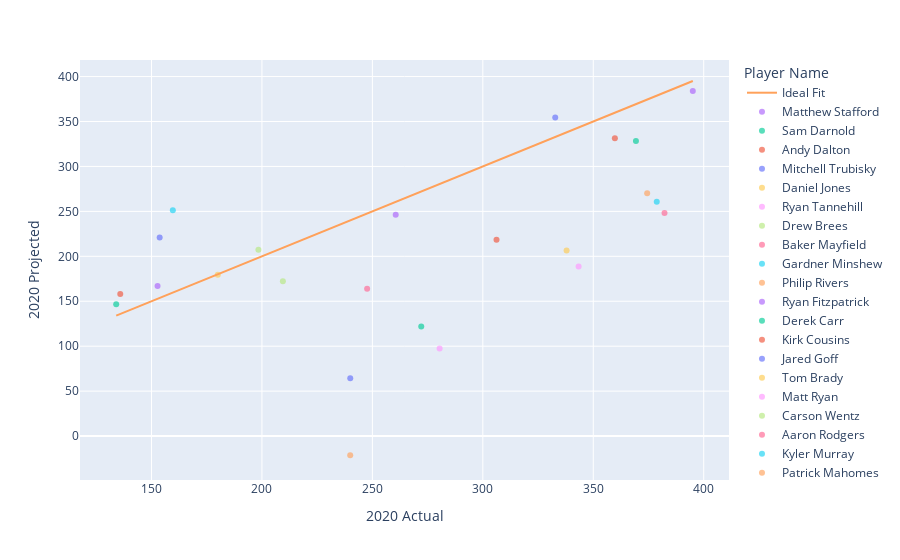

The notebook cell saved with this chart:
### Code cell
x_range = np.linspace(test_2019_2020_df["FantasyPoints"].min(), test_2019_2020_df["FantasyPoints"].max(), 100)
y_range = x_range
fig = px.scatter(x = test_2019_2020_df["FantasyPoints"], y = test_2019_2020_df["QB2020_proj"], color = test_2019_2020_df["Name"], opacity=0.65, labels = dict(x="2020 Actual", y= "2020 Projected",color = "Player Name"))
fig.add_traces(go.Scatter(x=x_range, y=y_range, name='Ideal Fit'))
fig.update_layout(legend_traceorder="reversed")
fig.show()

### Figure 1 — Plotly figure (JSON) as saved in the notebook; plotly's stock layout.template omitted (floating-point values rounded to 4 significant figures)
{"data": [{"hovertemplate": "Player Name=Lamar Jackson<br>2020 Actual=%{x}<br>2020 Projected=%{y}<extra></extra>", "legendgroup": "Lamar Jackson", "marker": {"color": "#636efa", "opacity": 0.65, "symbol": "circle"}, "mode": "markers", "name": "Lamar Jackson", "orientation": "v", "showlegend": true, "type": "scatter", "x": [332.8], "xaxis": "x", "y": [354.5], "yaxis": "y"}, {"hovertemplate": "Player Name=Russell Wilson<br>2020 Actual=%{x}<br>2020 Projected=%{y}<extra></extra>", "legendgroup": "Russell Wilson", "marker": {"color": "#EF553B", "opacity": 0.65, "symbol": "circle"}, "mode": "markers", "name": "Russell Wilson", "orientation": "v", "showlegend": true, "type": "scatter", "x": [359.8], "xaxis": "x", "y": [331.3], "yaxis": "y"}, {"hovertemplate": "Player Name=Deshaun Watson<br>2020 Actual=%{x}<br>2020 Projected=%{y}<extra></extra>", "legendgroup": "Deshaun Watson", "marker": {"color": "#00cc96", "opacity": 0.65, "symbol": "circle"}, "mode": "markers", "name": "Deshaun Watson", "orientation": "v", "showlegend": true, "type": "scatter", "x": [369.3], "xaxis": "x", "y": [328.3], "yaxis": "y"}, {"hovertemplate": "Player Name=Josh Allen<br>2020 Actual=%{x}<br>2020 Projected=%{y}<extra></extra>", "legendgroup": "Josh Allen", "marker": {"color": "#ab63fa", "opacity": 0.65, "symbol": "circle"}, "mode": "markers", "name": "Josh Allen", "orientation": "v", "showlegend": true, "type": "scatter", "x": [395.1], "xaxis": "x", "y": [383.9], "yaxis": "y"}, {"hovertemplate": "Player Name=Patrick Mahomes<br>2020 Actual=%{x}<br>2020 Projected=%{y}<extra></extra>", "legendgroup": "Patrick Mahomes", "marker": {"color": "#FFA15A", "opacity": 0.65, "symbol": "circle"}, "mode": "markers", "name": "Patrick Mahomes", "orientation": "v", "showlegend": true, "type": "scatter", "x": [374.4], "xaxis": "x", "y": [270.1], "yaxis": "y"}, {"hovertemplate": "Player Name=Kyler Murray<br>2020 Actual=%{x}<br>2020 Projected=%{y}<extra></extra>", "legendgroup": "Kyler Murray", "marker": {"color": "#19d3f3", "opacity": 0.65, "symbol": "circle"}, "mode": "markers", "name": "Kyler Murray", "orientation": "v", "showlegend": true, "type": "scatter", "x": [378.7], "xaxis": "x", "y": [260.8], "yaxis": "y"}, {"hovertemplate": "Player Name=Aaron Rodgers<br>2020 Actual=%{x}<br>2020 Projected=%{y}<extra></extra>", "legendgroup": "Aaron Rodgers", "marker": {"color": "#FF6692", "opacity": 0.65, "symbol": "circle"}, "mode": "markers", "name": "Aaron Rodgers", "orientation": "v", "showlegend": true, "type": "scatter", "x": [382.3], "xaxis": "x", "y": [248.2], "yaxis": "y"}, {"hovertemplate": "Player Name=Carson Wentz<br>2020 Actual=%{x}<br>2020 Projected=%{y}<extra></extra>", "legendgroup": "Carson Wentz", "marker": {"color": "#B6E880", "opacity": 0.65, "symbol": "circle"}, "mode": "markers", "name": "Carson Wentz", "orientation": "v", "showlegend": true, "type": "scatter", "x": [198.4], "xaxis": "x", "y": [207.3], "yaxis": "y"}, {"hovertemplate": "Player Name=Matt Ryan<br>2020 Actual=%{x}<br>2020 Projected=%{y}<extra></extra>", "legendgroup": "Matt Ryan", "marker": {"color": "#FF97FF", "opacity": 0.65, "symbol": "circle"}, "mode": "markers", "name": "Matt Ryan", "orientation": "v", "showlegend": true, "type": "scatter", "x": [280.4], "xaxis": "x", "y": [97.37], "yaxis": "y"}, {"hovertemplate": "Player Name=Tom Brady<br>2020 Actual=%{x}<br>2020 Projected=%{y}<extra></extra>", "legendgroup": "Tom Brady", "marker": {"color": "#FECB52", "opacity": 0.65, "symbol": "circle"}, "mode": "markers", "name": "Tom Brady", "orientation": "v", "showlegend": true, "type": "scatter", "x": [337.9], "xaxis": "x", "y": [206.5], "yaxis": "y"}, {"hovertemplate": "Player Name=Jared Goff<br>2020 Actual=%{x}<br>2020 Projected=%{y}<extra></extra>", "legendgroup": "Jared Goff", "marker": {"color": "#636efa", "opacity": 0.65, "symbol": "circle"}, "mode": "markers", "name": "Jared Goff", "orientation": "v", "showlegend": true, "type": "scatter", "x": [240.0], "xaxis": "x", "y": [64.45], "yaxis": "y"}, {"hovertemplate": "Player Name=Kirk Cousins<br>2020 Actual=%{x}<br>2020 Projected=%{y}<extra></extra>", "legendgroup": "Kirk Cousins", "marker": {"color": "#EF553B", "opacity": 0.65, "symbol": "circle"}, "mode": "markers", "name": "Kirk Cousins", "orientation": "v", "showlegend": true, "type": "scatter", "x": [306.2], "xaxis": "x", "y": [218.3], "yaxis": "y"}, {"hovertemplate": "Player Name=Derek Carr<br>2020 Actual=%{x}<br>2020 Projected=%{y}<extra></extra>", "legendgroup": "Derek Carr", "marker": {"color": "#00cc96", "opacity": 0.65, "symbol": "circle"}, "mode": "markers", "name": "Derek Carr", "orientation": "v", "showlegend": true, "type": "scatter", "x": [272.1], "xaxis": "x", "y": [122.0], "yaxis": "y"}, {"hovertemplate": "Player Name=Ryan Fitzpatrick<br>2020 Actual=%{x}<br>2020 Projected=%{y}<extra></extra>", "legendgroup": "Ryan Fitzpatrick", "marker": {"color": "#ab63fa", "opacity": 0.65, "symbol": "circle"}, "mode": "markers", "name": "Ryan Fitzpatrick", "orientation": "v", "showlegend": true, "type": "scatter", "x": [152.7], "xaxis": "x", "y": [166.9], "yaxis": "y"}, {"hovertemplate": "Player Name=Philip Rivers<br>2020 Actual=%{x}<br>2020 Projected=%{y}<extra></extra>", "legendgroup": "Philip Rivers", "marker": {"color": "#FFA15A", "opacity": 0.65, "symbol": "circle"}, "mode": "markers", "name": "Philip Rivers", "orientation": "v", "showlegend": true, "type": "scatter", "x": [240.0], "xaxis": "x", "y": [-21.32], "yaxis": "y"}, {"hovertemplate": "Player Name=Gardner Minshew<br>2020 Actual=%{x}<br>2020 Projected=%{y}<extra></extra>", "legendgroup": "Gardner Minshew", "marker": {"color": "#19d3f3", "opacity": 0.65, "symbol": "circle"}, "mode": "markers", "name": "Gardner Minshew", "orientation": "v", "showlegend": true, "type": "scatter", "x": [159.7], "xaxis": "x", "y": [251.2], "yaxis": "y"}, {"hovertemplate": "Player Name=Baker Mayfield<br>2020 Actual=%{x}<br>2020 Projected=%{y}<extra></extra>", "legendgroup": "Baker Mayfield", "marker": {"color": "#FF6692", "opacity": 0.65, "symbol": "circle"}, "mode": "markers", "name": "Baker Mayfield", "orientation": "v", "showlegend": true, "type": "scatter", "x": [247.6], "xaxis": "x", "y": [163.8], "yaxis": "y"}, {"hovertemplate": "Player Name=Drew Brees<br>2020 Actual=%{x}<br>2020 Projected=%{y}<extra></extra>", "legendgroup": "Drew Brees", "marker": {"color": "#B6E880", "opacity": 0.65, "symbol": "circle"}, "mode": "markers", "name": "Drew Brees", "orientation": "v", "showlegend": true, "type": "scatter", "x": [209.5], "xaxis": "x", "y": [172.3], "yaxis": "y"}, {"hovertemplate": "Player Name=Ryan Tannehill<br>2020 Actual=%{x}<br>2020 Projected=%{y}<extra></extra>", "legendgroup": "Ryan Tannehill", "marker": {"color": "#FF97FF", "opacity": 0.65, "symbol": "circle"}, "mode": "markers", "name": "Ryan Tannehill", "orientation": "v", "showlegend": true, "type": "scatter", "x": [343.4], "xaxis": "x", "y": [188.7], "yaxis": "y"}, {"hovertemplate": "Player Name=Daniel Jones<br>2020 Actual=%{x}<br>2020 Projected=%{y}<extra></extra>", "legendgroup": "Daniel Jones", "marker": {"color": "#FECB52", "opacity": 0.65, "symbol": "circle"}, "mode": "markers", "name": "Daniel Jones", "orientation": "v", "showlegend": true, "type": "scatter", "x": [180.0], "xaxis": "x", "y": [179.5], "yaxis": "y"}, {"hovertemplate": "Player Name=Mitchell Trubisky<br>2020 Actual=%{x}<br>2020 Projected=%{y}<extra></extra>", "legendgroup": "Mitchell Trubisky", "marker": {"color": "#636efa", "opacity": 0.65, "symbol": "circle"}, "mode": "markers", "name": "Mitchell Trubisky", "orientation": "v", "showlegend": true, "type": "scatter", "x": [153.7], "xaxis": "x", "y": [220.9], "yaxis": "y"}, {"hovertemplate": "Player Name=Andy Dalton<br>2020 Actual=%{x}<br>2020 Projected=%{y}<extra></extra>", "legendgroup": "Andy Dalton", "marker": {"color": "#EF553B", "opacity": 0.65, "symbol": "circle"}, "mode": "markers", "name": "Andy Dalton", "orientation": "v", "showlegend": true, "type": "scatter", "x": [135.9], "xaxis": "x", "y": [158.0], "yaxis": "y"}, {"hovertemplate": "Player Name=Sam Darnold<br>2020 Actual=%{x}<br>2020 Projected=%{y}<extra></extra>", "legendgroup": "Sam Darnold", "marker": {"color": "#00cc96", "opacity": 0.65, "symbol": "circle"}, "mode": "markers", "name": "Sam Darnold", "orientation": "v", "showlegend": true, "type": "scatter", "x": [134.0], "xaxis": "x", "y": [146.8], "yaxis": "y"}, {"hovertemplate": "Player Name=Matthew Stafford<br>2020 Actual=%{x}<br>2020 Projected=%{y}<extra></extra>", "legendgroup": "Matthew Stafford", "marker": {"color": "#ab63fa", "opacity": 0.65, "symbol": "circle"}, "mode": "markers", "name": "Matthew Stafford", "orientation": "v", "showlegend": true, "type": "scatter", "x": [260.6], "xaxis": "x", "y": [246.3], "yaxis": "y"}, {"name": "Ideal Fit", "type": "scatter", "x": [134.0, 136.7, 139.3, 141.9, 144.6, 147.2, 149.8, 152.5, 155.1, 157.8, 160.4, 163.0, 165.7, 168.3, 170.9, 173.6, 176.2, 178.8, 181.5, 184.1, 186.8, 189.4, 192.0, 194.7, 197.3, 199.9, 202.6, 205.2, 207.8, 210.5, 213.1, 215.8, 218.4, 221.0, 223.7, 226.3, 228.9, 231.6, 234.2, 236.9, 239.5, 242.1, 244.8, 247.4, 250.0, 252.7, 255.3, 257.9, 260.6, 263.2, 265.9, 268.5, 271.1, 273.8, 276.4, 279.0, 281.7, 284.3, 287.0, 289.6, 292.2, 294.9, 297.5, 300.1, 302.8, 305.4, 308.0, 310.7, 313.3, 316.0, 318.6, 321.2, 323.9, 326.5, 329.1, 331.8, 334.4, 337.1, 339.7, 342.3, 345.0, 347.6, 350.2, 352.9, 355.5, 358.1, 360.8, 363.4, 366.1, 368.7, 371.3, 374.0, 376.6, 379.2, 381.9, 384.5, 387.1, 389.8, 392.4, 395.1], "y": [134.0, 136.7, 139.3, 141.9, 144.6, 147.2, 149.8, 152.5, 155.1, 157.8, 160.4, 163.0, 165.7, 168.3, 170.9, 173.6, 176.2, 178.8, 181.5, 184.1, 186.8, 189.4, 192.0, 194.7, 197.3, 199.9, 202.6, 205.2, 207.8, 210.5, 213.1, 215.8, 218.4, 221.0, 223.7, 226.3, 228.9, 231.6, 234.2, 236.9, 239.5, 242.1, 244.8, 247.4, 250.0, 252.7, 255.3, 257.9, 260.6, 263.2, 265.9, 268.5, 271.1, 273.8, 276.4, 279.0, 281.7, 284.3, 287.0, 289.6, 292.2, 294.9, 297.5, 300.1, 302.8, 305.4, 308.0, 310.7, 313.3, 316.0, 318.6, 321.2, 323.9, 326.5, 329.1, 331.8, 334.4, 337.1, 339.7, 342.3, 345.0, 347.6, 350.2, 352.9, 355.5, 358.1, 360.8, 363.4, 366.1, 368.7, 371.3, 374.0, 376.6, 379.2, 381.9, 384.5, 387.1, 389.8, 392.4, 395.1]}], "layout": {"legend": {"title": {"text": "Player Name"}, "tracegroupgap": 0, "traceorder": "reversed"}, "margin": {"t": 60}, "xaxis": {"anchor": "y", "domain": [0, 1], "title": {"text": "2020 Actual"}}, "yaxis": {"anchor": "x", "domain": [0, 1], "title": {"text": "2020 Projected"}}}}
